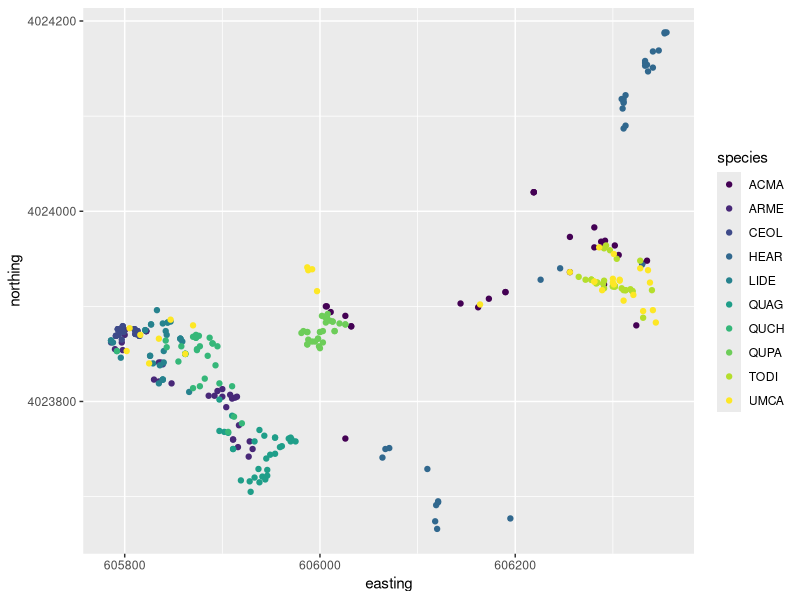
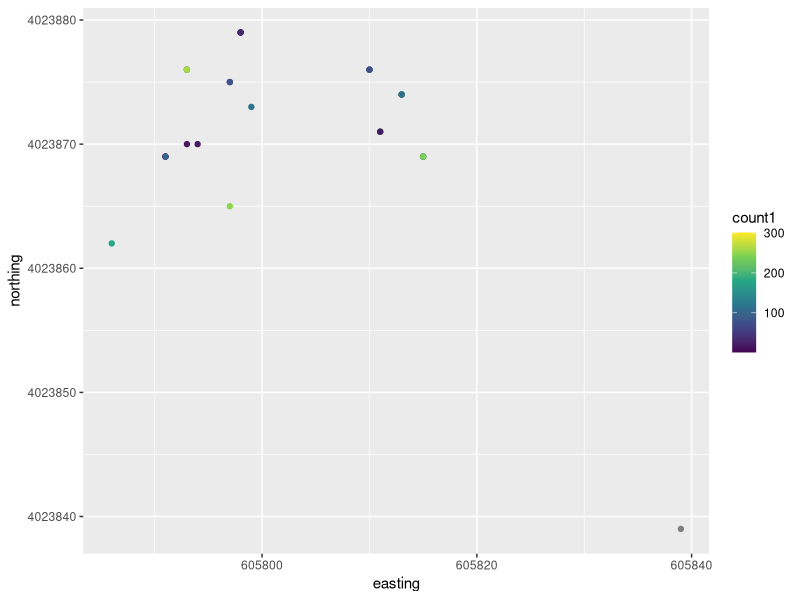
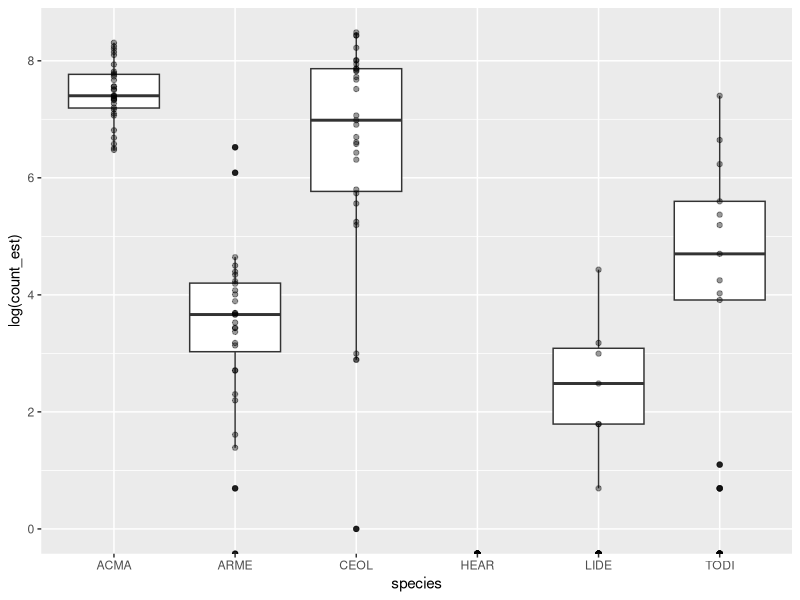
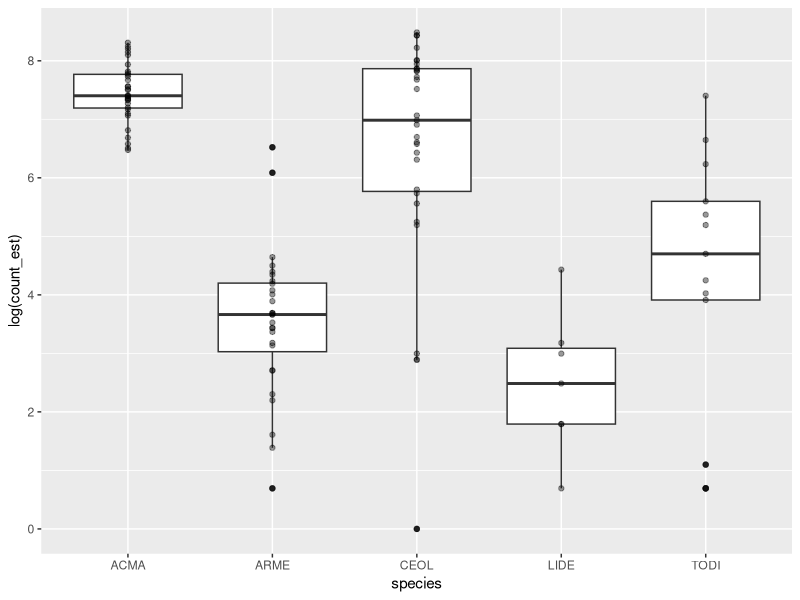

R code for these plots, in order:
#contrast chlamydospore counts, similar to what you did for sporangia. will have more zeros and might need to do a zeroinflated model?

setwd("~/Box/Competency project/competency.git/data2019")
rm(list = ls())#clear environment
library(dplyr)
library(ggplot2)
library(lme4)
library(reshape2)
library(scales)

#read in master file
df <- read.csv(file = 'master_tall.csv')
#analyze just broad leaf assay
df1 <- df %>% filter(leafID<=530) 

###########################################
#DATA VIZ
#map the plants
df1 %>% filter(spore_assay=="S", trt=="T") %>%
  ggplot(aes(easting, northing)) +
  geom_point(aes(color=species))+
  scale_color_viridis_d()
#plot chlamydospore counts on a map for select species
df1 %>% filter(spore_assay=="C", trt=="T", species=="CEOL") %>%
  ggplot(aes(easting, northing)) +
  geom_point(aes(color=count1))+
  scale_color_viridis_c()

#let's try to see how chlamydo counts differ across species
#2 choices: estimate # of spores by dividing counts by proportion sampled OR (zero inflated to handle zeros and gamma distribution?) OR use a count dist with offsets (poisson)

#start with averages
df1<- df1 %>% mutate(count_est=count1/prop) %>% filter(spore_assay=="C", !is.na(count_est), trt=="T")

#plot it. well they aren't all that different!
df1 %>% 
  ggplot( aes(species, log(count_est)))+
  geom_boxplot()+
  geom_point(alpha=.4)

#there's a fair amount of zeros. I wonder if it's warranted to do a zero inflated model. anyways, viz omitting <1.
df1 %>% filter( !count_est<1) %>% 
  ggplot( aes(species, log(count_est)))+
  geom_boxplot()+
  geom_point(alpha=.4)

